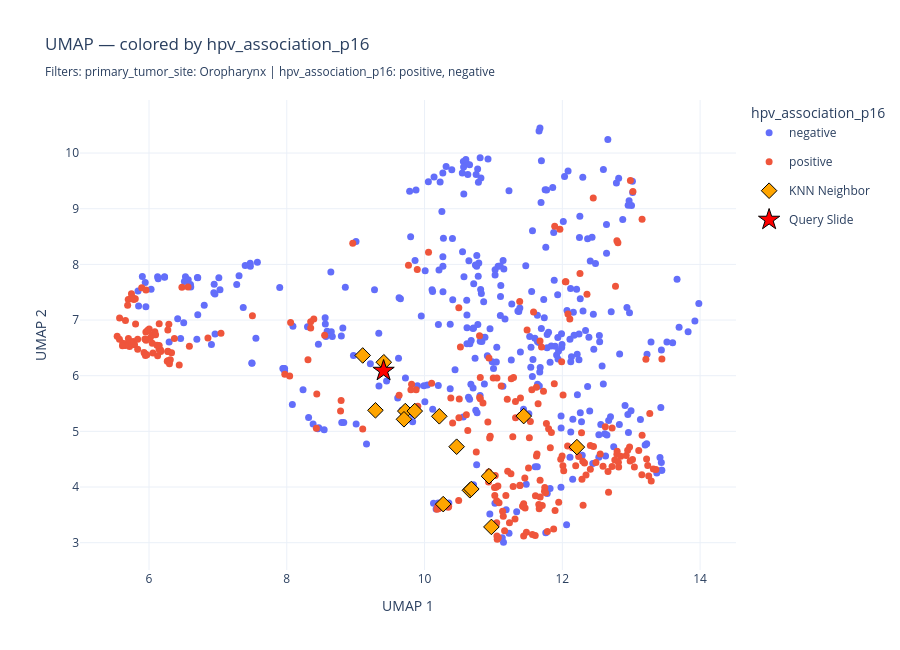

The code cell stored with this chart in its notebook:
### Markdown cell above
### Query by Smoking Status

Demonstrates slide-level KNN retrieval with both a query selector and a candidate pool filter applied together. `MULTI_FILTERS` (Oropharynx + HPV positive or negative, 626 slides) restricts the candidate pool. Within that pool, the first slide belonging to a `smoker` patient is used as the query — smoking status is the query selector, not an additional filter.

This is the correct pattern for clinical retrieval: first narrow the candidate pool to a clinically coherent subgroup using `MULTI_FILTERS`, then find the most morphologically similar slides within that subgroup. Running KNN against the full 1442-slide pool would return neighbors from unrelated sites and HPV statuses, diluting the clinical relevance of the results.

**What the output tells you:**

- The candidate pool size printed confirms `MULTI_FILTERS` was applied before KNN
- Similarity scores above the p95 baseline (0.659 from `embedding-quality-diagnostics`) are genuinely above-average morphological matches
- The UMAP plot shows the query (red star) and neighbors (orange diamonds) within the `MULTI_FILTERS` subgroup, colored by `hpv_association_p16` — consistent with the filter used

> UMAP proximity ≠ cosine similarity. Neighbors that appear far in 2D but score > 0.70 are still strong matches in 1536-d space.

### Code cell
# knn-query-smoking-status

SMOKING = "smoker"
K = 15

# Restrict KNN candidates to MULTI_FILTERS pool (Oropharynx + HPV-positive)
filtered_meta = apply_metadata_filters(metadata_df, MULTI_FILTERS, FILTERABLE_COLUMNS)
filtered_names = set(filtered_meta["slide_name"])
candidate_embeddings = {n: v for n, v in embeddings.items() if n in filtered_names}

matching = metadata_df[
    (metadata_df["smoking_status"] == SMOKING) &
    (metadata_df["slide_name"].isin(filtered_names))
]["slide_name"].tolist()

if not matching:
    print(f"No slides found for smoking_status = {SMOKING} within MULTI_FILTERS pool")
else:
    query_slide = matching[0]
    knn_results = find_k_nearest(
        embeddings, query_slide, k=K,
        candidate_embeddings=candidate_embeddings,
    )
    neighbor_names = [name for name, score in knn_results]
    print(f"Query: {query_slide} (smoking_status={SMOKING})")
    print(f"Candidate pool: {len(candidate_embeddings)} slides (MULTI_FILTERS applied)")
    print()
    knn_df = pd.DataFrame(knn_results, columns=["slide_name", "similarity"])
    knn_df.index = range(1, len(knn_df) + 1)
    knn_df.index.name = "rank"
    knn_df["similarity"] = knn_df["similarity"].round(4)
    _slide_meta = metadata_df.set_index("slide_name")[["age_at_initial_diagnosis", "year_of_initial_diagnosis"]]
    knn_df = knn_df.join(_slide_meta, on="slide_name")
    from IPython.display import display
    display(knn_df.style.background_gradient(subset=["similarity"], cmap="Blues"))
    fig_smoke = plot_umap_interactive(
        umap_df, metadata_df,
        color_by="hpv_association_p16",
        query_slide=query_slide,
        neighbors=neighbor_names,
        metadata_filters=MULTI_FILTERS,
    )
    fig_smoke.show()

### Figure 1 — Plotly figure (JSON) as saved in the notebook; plotly's stock layout.template omitted (floating-point values rounded to 4 significant figures; data arrays with more than 128 entries replaced by an {"elided": "..."} marker saying what was removed)
{"data": [{"hoverinfo": "text", "legendgroup": "negative", "marker": {"color": "#636EFA", "size": 7}, "mode": "markers", "name": "negative", "text": {"elided": "352 str values"}, "type": "scatter", "x": {"elided": "352 float values"}, "y": {"elided": "352 float values"}}, {"hoverinfo": "text", "legendgroup": "positive", "marker": {"color": "#EF553B", "size": 7}, "mode": "markers", "name": "positive", "text": {"elided": "258 str values"}, "type": "scatter", "x": {"elided": "258 float values"}, "y": {"elided": "258 float values"}}, {"hoverinfo": "text", "marker": {"color": "orange", "line": {"color": "black", "width": 1}, "size": 12, "symbol": "diamond"}, "mode": "markers", "name": "KNN Neighbor", "text": ["TumorCenter_HE_block10_x2_y4_patient432<br>hpv_association_p16: negative<br>Tumor Site: Oropharynx<br>Histologic Type: SCC_Basaloid<br>Age at Diagnosis: 72<br>Year of Diagnosis: 2013", "TumorCenter_HE_block10_x4_y1_patient470<br>hpv_association_p16: negative<br>Tumor Site: Oropharynx<br>Histologic Type: SCC_Conventional-NonKeratinizing<br>Age at Diagnosis: 50<br>Year of Diagnosis: 2012", "TumorCenter_HE_block10_x4_y6_patient751<br>hpv_association_p16: negative<br>Tumor Site: Oropharynx<br>Histologic Type: SCC_Conventional-Keratinizing<br>Age at Diagnosis: 59<br>Year of Diagnosis: 2013", "TumorCenter_HE_block10_x6_y4_patient513<br>hpv_association_p16: negative<br>Tumor Site: Oropharynx<br>Histologic Type: SCC_Basaloid<br>Age at Diagnosis: 64<br>Year of Diagnosis: 2013", "TumorCenter_HE_block1_x1_y7_patient104<br>hpv_association_p16: negative<br>Tumor Site: Oropharynx<br>Histologic Type: SCC_Conventional-Keratinizing<br>Age at Diagnosis: 55<br>Year of Diagnosis: 2016", "TumorCenter_HE_block1_x2_y6_patient564<br>hpv_association_p16: negative<br>Tumor Site: Oropharynx<br>Histologic Type: SCC_Conventional-Keratinizing<br>Age at Diagnosis: 68<br>Year of Diagnosis: 2016", "TumorCenter_HE_block3_x5_y7_patient014<br>hpv_association_p16: negative<br>Tumor Site: Oropharynx<br>Histologic Type: SCC_Basaloid<br>Age at Diagnosis: 55<br>Year of Diagnosis: 2016", "TumorCenter_HE_block4_x3_y2_patient287<br>hpv_association_p16: negative<br>Tumor Site: Oropharynx<br>Histologic Type: SCC_Conventional-NonKeratinizing<br>Age at Diagnosis: 64<br>Year of Diagnosis: 2016", "TumorCenter_HE_block4_x6_y7_patient734<br>hpv_association_p16: positive<br>Tumor Site: Oropharynx<br>Histologic Type: SCC_Basaloid<br>Age at Diagnosis: 48<br>Year of Diagnosis: 2016", "TumorCenter_HE_block5_x1_y4_patient511<br>hpv_association_p16: negative<br>Tumor Site: Oropharynx<br>Histologic Type: SCC_Conventional-Keratinizing<br>Age at Diagnosis: 67<br>Year of Diagnosis: 2018", "TumorCenter_HE_block7_x1_y12_patient062<br>hpv_association_p16: negative<br>Tumor Site: Oropharynx<br>Histologic Type: SCC_Conventional-NonKeratinizing<br>Age at Diagnosis: 53<br>Year of Diagnosis: 2007", "TumorCenter_HE_block8_x5_y4_patient251<br>hpv_association_p16: positive<br>Tumor Site: Oropharynx<br>Histologic Type: SCC_Conventional-NonKeratinizing<br>Age at Diagnosis: 57<br>Year of Diagnosis: 2013", "TumorCenter_HE_block9_x2_y10_patient372<br>hpv_association_p16: positive<br>Tumor Site: Oropharynx<br>Histologic Type: SCC_Basaloid<br>Age at Diagnosis: 56<br>Year of Diagnosis: 2014", "TumorCenter_HE_block9_x3_y2_patient585<br>hpv_association_p16: positive<br>Tumor Site: Oropharynx<br>Histologic Type: SCC_Basaloid<br>Age at Diagnosis: 69<br>Year of Diagnosis: 2013", "TumorCenter_HE_block9_x3_y5_patient602<br>hpv_association_p16: negative<br>Tumor Site: Oropharynx<br>Histologic Type: SCC_Conventional-Keratinizing<br>Age at Diagnosis: 59<br>Year of Diagnosis: 2014"], "type": "scatter", "x": [10.97, 9.102, 12.21, 10.27, 9.72, 9.858, 10.21, 9.287, 10.66, 9.409, 11.44, 10.47, 9.701, 10.68, 10.94], "y": [3.283, 6.364, 4.717, 3.693, 5.365, 5.365, 5.271, 5.378, 3.942, 6.242, 5.275, 4.725, 5.217, 3.965, 4.194]}, {"hoverinfo": "text", "marker": {"color": "red", "line": {"color": "black", "width": 1}, "size": 16, "symbol": "star"}, "mode": "markers", "name": "Query Slide", "text": ["QUERY: TumorCenter_HE_block10_x1_y1_patient246<br>hpv_association_p16: negative<br>Tumor Site: Oropharynx<br>Histologic Type: SCC_Basaloid<br>Age at Diagnosis: 40<br>Year of Diagnosis: 2013"], "type": "scatter", "x": [9.405], "y": [6.089]}], "layout": {"height": 650, "legend": {"title": {"text": "hpv_association_p16"}}, "title": {"text": "UMAP — colored by hpv_association_p16<br><sub>Filters: primary_tumor_site: Oropharynx | hpv_association_p16: positive, negative</sub>"}, "width": 900, "xaxis": {"title": {"text": "UMAP 1"}}, "yaxis": {"title": {"text": "UMAP 2"}}}}
